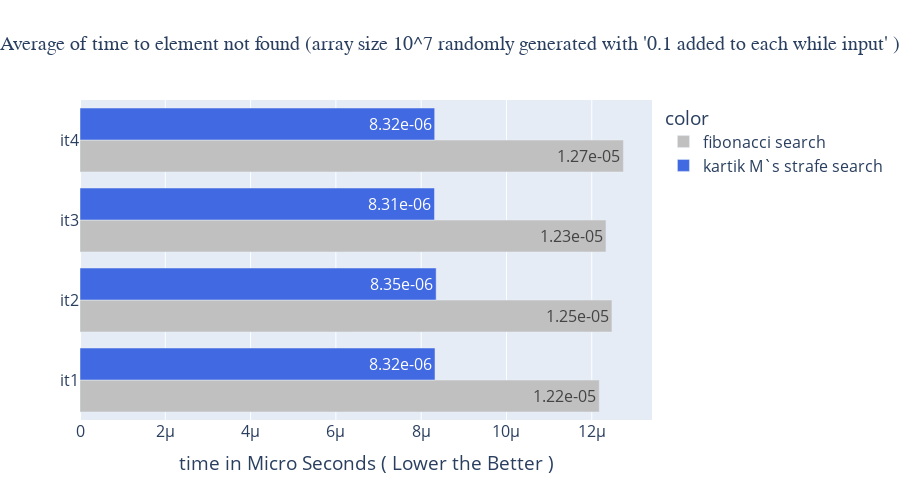

Source (notebook cell):
### Code cell
x1=[1.2175731762083978e-05,8.323901225261556e-06,1.2472903614778011e-05,8.350900335100483e-06,1.233284621272387e-05,8.311868518530082e-06,1.2741293709552702e-05,8.316263047923258e-06]
bb=px.bar(y=["it1","it1","it2","it2","it3","it3","it4","it4"]
          ,x=x1
          ,width=900,height=500,
          labels={"y" : " ","x":"time in Micro Seconds ( Lower the Better )"}
          ,title="Average of time to element not found (array size 10^7 randomly generated with '0.1 added to each while input' )",
          barmode="group",
                  color_discrete_sequence=["silver", "royalblue"]
          ,text=[f" {i:2.2e}".format(i) for  i in x1]
         ,color=["fibonacci search" if i%2 == 0 else "kartik M`s strafe search" for i in range(2,10)])
bb.update_layout(
    title_font_family="Times New Roman",
    title_font_size=20,
    title_x=0.5,
    font_size=16    

)

### Figure 1 — Plotly figure (JSON) as saved in the notebook; plotly's stock layout.template omitted (floating-point values rounded to 4 significant figures)
{"data": [{"alignmentgroup": "True", "hovertemplate": "color=fibonacci search<br>time in Micro Seconds ( Lower the Better )=%{x}<br> =%{y}<br>text=%{text}<extra></extra>", "legendgroup": "fibonacci search", "marker": {"color": "silver", "pattern": {"shape": ""}}, "name": "fibonacci search", "offsetgroup": "fibonacci search", "orientation": "h", "showlegend": true, "text": [" 1.22e-05", " 1.25e-05", " 1.23e-05", " 1.27e-05"], "textposition": "auto", "type": "bar", "x": [1.218e-05, 1.247e-05, 1.233e-05, 1.274e-05], "xaxis": "x", "y": ["it1", "it2", "it3", "it4"], "yaxis": "y"}, {"alignmentgroup": "True", "hovertemplate": "color=kartik M`s strafe search<br>time in Micro Seconds ( Lower the Better )=%{x}<br> =%{y}<br>text=%{text}<extra></extra>", "legendgroup": "kartik M`s strafe search", "marker": {"color": "royalblue", "pattern": {"shape": ""}}, "name": "kartik M`s strafe search", "offsetgroup": "kartik M`s strafe search", "orientation": "h", "showlegend": true, "text": [" 8.32e-06", " 8.35e-06", " 8.31e-06", " 8.32e-06"], "textposition": "auto", "type": "bar", "x": [8.324e-06, 8.351e-06, 8.312e-06, 8.316e-06], "xaxis": "x", "y": ["it1", "it2", "it3", "it4"], "yaxis": "y"}], "layout": {"barmode": "group", "font": {"size": 16}, "height": 500, "legend": {"title": {"text": "color"}, "tracegroupgap": 0}, "title": {"font": {"family": "Times New Roman", "size": 20}, "text": "Average of time to element not found (array size 10^7 randomly generated with '0.1 added to each while input' )", "x": 0.5}, "width": 900, "xaxis": {"anchor": "y", "autorange": true, "domain": [0, 1], "range": [0, 1.341e-05], "title": {"text": "time in Micro Seconds ( Lower the Better )"}, "type": "linear"}, "yaxis": {"anchor": "x", "autorange": true, "domain": [0, 1], "range": [-0.5, 3.5], "title": {"text": " "}, "type": "category"}}}
